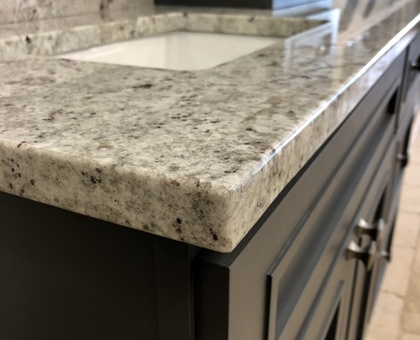
%> input picture A1_code/counter.jpg, 420 x 340 px, shrunk from 845 x 684 before the run, given in place of vintage_postcard.tif, which was not available
$ octave histeq_test.m   (GNU Octave 9; MATLAB toolbox functions it lacks are replaced by stand-ins)
%> lines starting %> are read from the running program, lines starting %| are printed output that depends on the picture; pictures that were not available may be replaced by others from this repository, and a replacement may not be noted
### A1_code/histeq_contrast.m
% HISTEQ_CONTRAST - histogram equalisation for contrast enhancement
%
% Usage:
%         eq_img = histeq_contrast(img)
%
%  input image data is assumed to be in range 0..1

function eq_img = histeq_contrast(img)

img =im2double(img);
if (size(img,3)==3)
  img=rgb2gray(img);
end
% ----- INSERT YOUR CODE BELOW -----

% OPTIONAL HINT to make it easier to index you can multiply the img
%   values by 255 and use a 256 element histogram.

bins = 255;
img = max(min(img, 1), 0);
img = uint8(bins*img);
eq_img = zeros(size(img));

% Make a 256 element histogram
m = histcounts(img, 0:bins);

% Get CDF
cdf = cumsum(m) / sum(m);

% Compute new intensity values
eq_intensity = round(bins * cdf);


% Apply changes
for i = 1:size(img, 1)
    for j = 1:size(img, 2)
        eq_img(i,j) = eq_intensity(img(i,j)+1);
    end
end

eq_img = double(eq_img) / bins;

% REPLACE THIS LINE OF CODE


% ----- INSERT YOUR CODE ABOVE -----

return
end

### A1_code/histeq_test.m
%
% EXAMPLE CODE FOR TESTING YOUR SOLUTIONS
%

% TRY DIFFERENT IMAGES AND CONTRAST CHNAGES FOR YOUR OWN TESTING
I1 = imread('vintage_postcard.tif');
%> I1 is the input picture: size 340x420x3 uint8; mean R, G, B 127.1, 118.9, 105.3
% [4 lines of commented-out code are left out]
I1=im2double(I1);
%> I1: size 340x420x3 double

% damage contrast
I1=0.8*I1;

I1eq = histeq_contrast(I1);
%> in histeq_contrast, `img=rgb2gray(img);`:
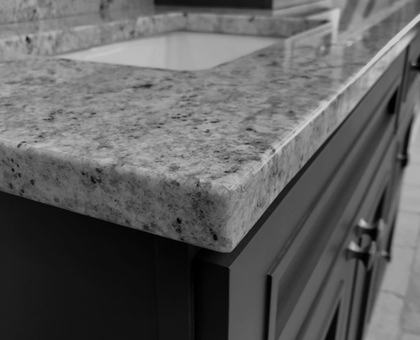
%> img: size 340x420 double; min 0, max 0.8, mean 0.376
%> in histeq_contrast, `m = histcounts(img, 0:bins);`: m = 255 values, max 3134 at index 18, min 0 at index 206, mean 560
%> in histeq_contrast, `cdf = cumsum(m) / sum(m);`: cdf = 255 values from 0.00115 to 1
%> in histeq_contrast, `eq_intensity = round(bins * cdf);`: eq_intensity = 255 values from 0 to 255

figure
subplot(1,2,1);
imagesc(I1); caxis([0 1]); title('Test Image 1'); axis equal tight
subplot(1,2,2);
imagesc(I1eq); caxis([0 1]); title('Histeq Result');  axis equal tight
colormap(gray);

figure
subplot(2,2,1);
histogram(I1);
subplot(2,2,2);
histogram(I1eq);
%> figure, not shown here; panel 1: tallest bar 11464 high, from x = 0.53 to 0.54; panel 2: tallest bar 4244 high, from x = 0.14 to 0.16

fprintf(1,'Min/max of input image  1: %3.3f %3.3f\n', min(I1(:)),max(I1(:)) );
%| Min/max of input image  1: 0.000 0.800
fprintf(1,'Min/max of output image 1: %3.3f %3.3f\n', min(I1eq(:)),max(I1eq(:)) );
%| Min/max of output image 1: 0.000 1.000

% [21 lines of commented-out code are left out]
I2 = imread('balloons.jpg');
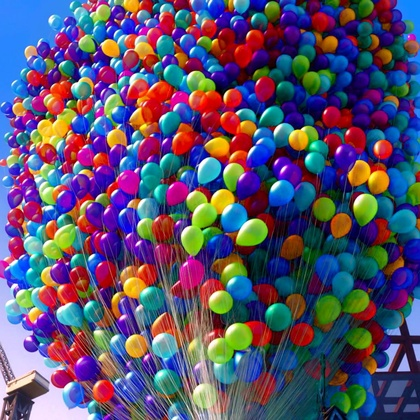
%> input picture A1_code/balloons.jpg, 420 x 420 px, shrunk from 1080 x 1080 before the run
%> I2 is the input picture: size 420x420x3 uint8; mean R, G, B 90.2, 81.3, 109.9
I2 = im2gray(I2);
%> I2: size 420x420 uint8
I2 = im2double(I2);
%> I2: size 420x420 double
% damage contrast
I2=0.5*I2;
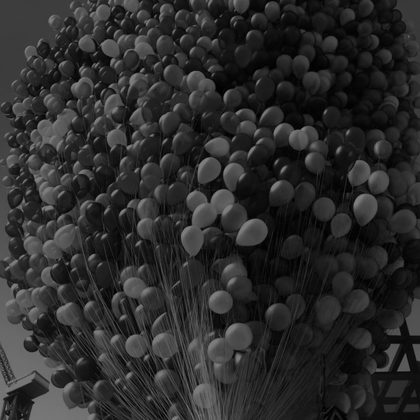
%> I2: size 420x420 double; min 0.00196, max 0.5, mean 0.171

I2eq = histeq_contrast(I2);

figure
subplot(1,2,1);
imagesc(I2); caxis([0 1]); title('Test Image 2'); axis equal tight
subplot(1,2,2);
imagesc(I2eq); caxis([0 1]); title('Histeq Result');  axis equal tight
colormap(gray);

figure
subplot(2,2,1);
histogram(I2);
subplot(2,2,2);
histogram(I2eq);
%> figure, not shown here; panel 1: tallest bar 4798 high, from x = 0.105 to 0.11; panel 2: tallest bar 6359 high, from x = 0.32 to 0.34

fprintf(1,'Min/max of input image  2: %3.3f %3.3f\n', min(I2(:)),max(I2(:)) );
%| Min/max of input image  2: 0.002 0.500
fprintf(1,'Min/max of output image 2: %3.3f %3.3f\n', min(I2eq(:)),max(I2eq(:)) );
%| Min/max of output image 2: 0.000 1.000


% Test image 3
I3 = imread('btw_sunflower.jpg');
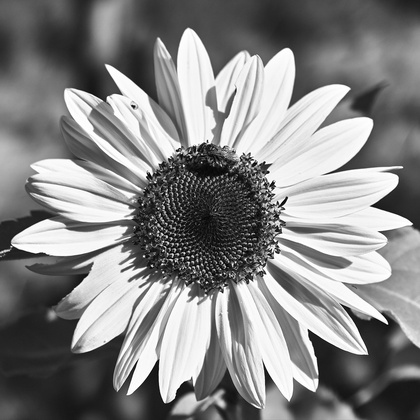
%> input picture A1_code/btw_sunflower.jpg, 420 x 420 px, shrunk from 1024 x 1024 before the run
%> I3 is the input picture: size 420x420x3 uint8; min 0, max 255, mean 133.4
I3 = im2gray(I3);
%> I3: size 420x420 uint8
I3 = im2double(I3);
%> I3: size 420x420 double
% damage contrast
I3=2.5*I3;

I3eq = histeq_contrast(I3);
%> in histeq_contrast (call 3), `img = max(min(img, 1), 0);`:
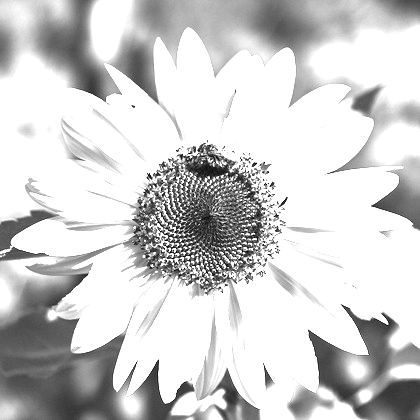
%> img: size 420x420 double; min 0, max 1, mean 0.81
%> in histeq_contrast (call 3), `m = histcounts(img, 0:bins);`: m = 255 values, max 97691 at index 255, min 0 at index 2, mean 691.8
%> in histeq_contrast (call 3), `cdf = cumsum(m) / sum(m);`: cdf = 255 values from 0.00013 to 1
%> after the loop in histeq_contrast (call 3), `for i = 1:size(img, 1)`:
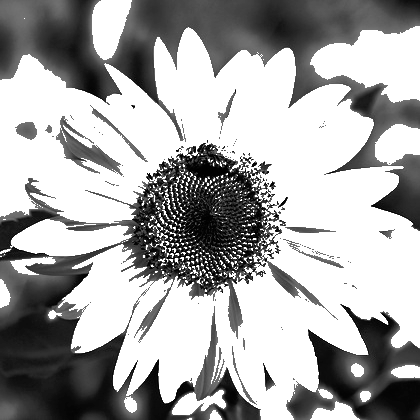
%> eq_img: size 420x420 double; min 0, max 255, mean 166.9

figure
subplot(1,2,1);
imagesc(I3); caxis([0 1]); title('Test Image 3'); axis equal tight
subplot(1,2,2);
imagesc(I3eq); caxis([0 1]); title('Histeq Result');  axis equal tight
colormap(gray);

figure
subplot(3,2,1);
histogram(I3);
subplot(3,2,2);
histogram(I3eq);
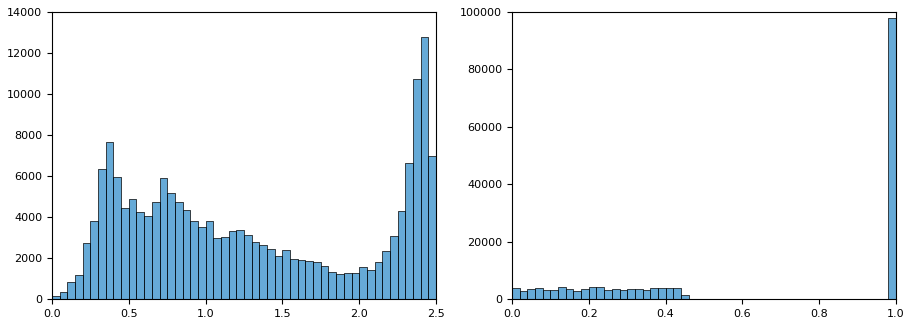
%> figure redrawn from the program's plot data, 2 panels; panel 1: tallest bar 12794 high, from x = 2.4 to 2.45; panel 2: tallest bar 97691 high, from x = 0.98 to 1

fprintf(1,'Min/max of input image  3: %3.3f %3.3f\n', min(I3(:)),max(I3(:)) );
%| Min/max of input image  3: 0.000 2.500
fprintf(1,'Min/max of output image 3: %3.3f %3.3f\n', min(I3eq(:)),max(I3eq(:)) );
%| Min/max of output image 3: 0.000 1.000
